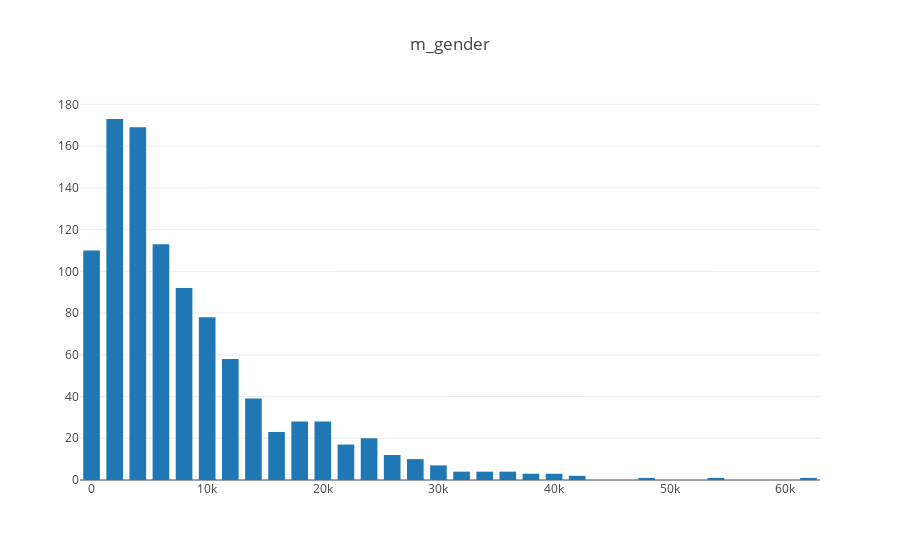

Write notebook code for a chart like this one.
### Code cell
# plot 
fct = lambda ind: len(ind["infections"]) >= 0
ind_values = getPropertyValues(node0.individualHumans, "m_age", fct=fct)

data = [go.Histogram(x=ind_values)]
plotly.offline.iplot ({
        'data': data,
        'layout': go.Layout(
                title="m_gender",
                bargap=0.2,
                bargroupgap=0.1
        )
    })

### Figure 1 — Plotly figure (JSON) as saved in the notebook; plotly's stock layout.template omitted (floating-point values rounded to 4 significant figures; data arrays with more than 128 entries replaced by an {"elided": "..."} marker saying what was removed)
{"data": [{"type": "histogram", "uid": "37646d6a-facf-41a4-b5bc-08d2ccaeb399", "x": {"elided": "1000 float values"}}], "layout": {"bargap": 0.2, "bargroupgap": 0.1, "title": {"text": "m_gender"}}}
